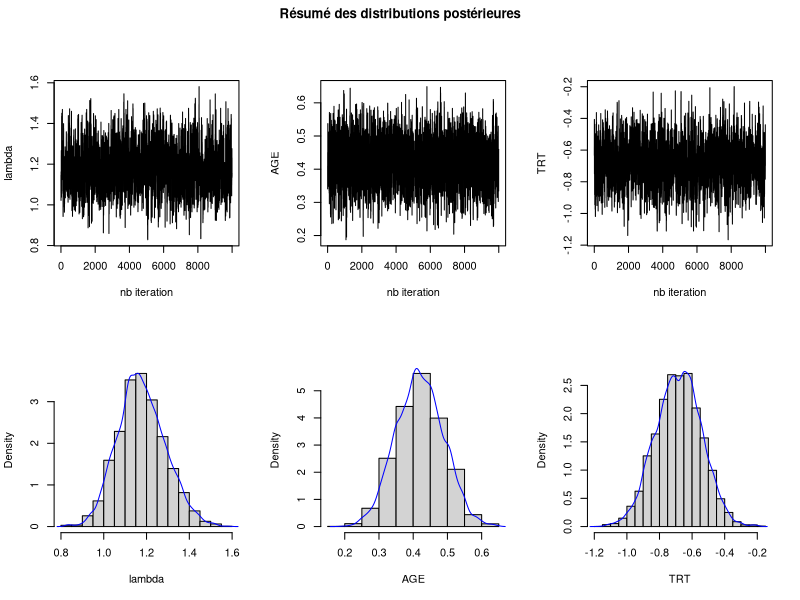
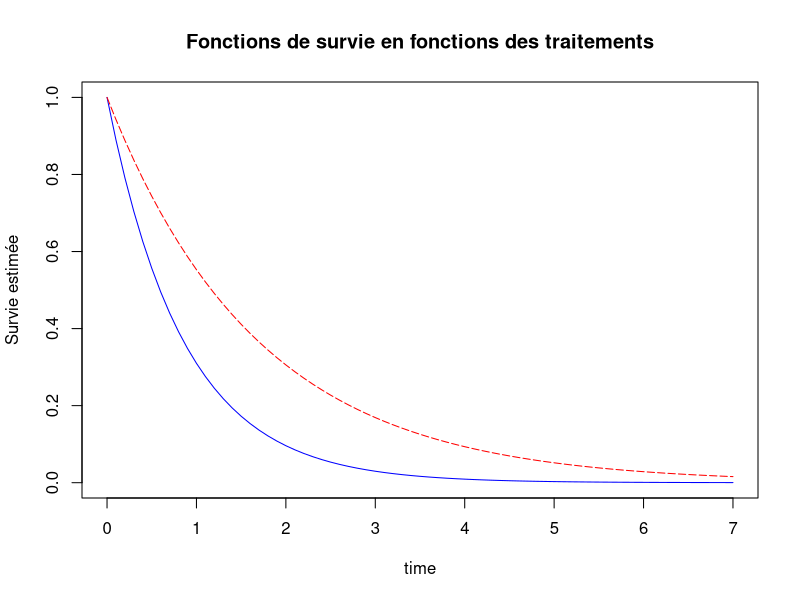
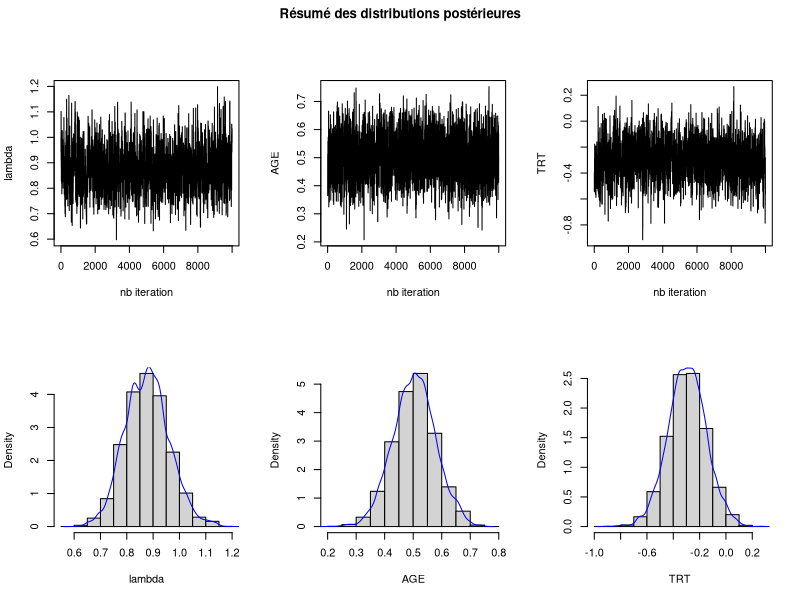
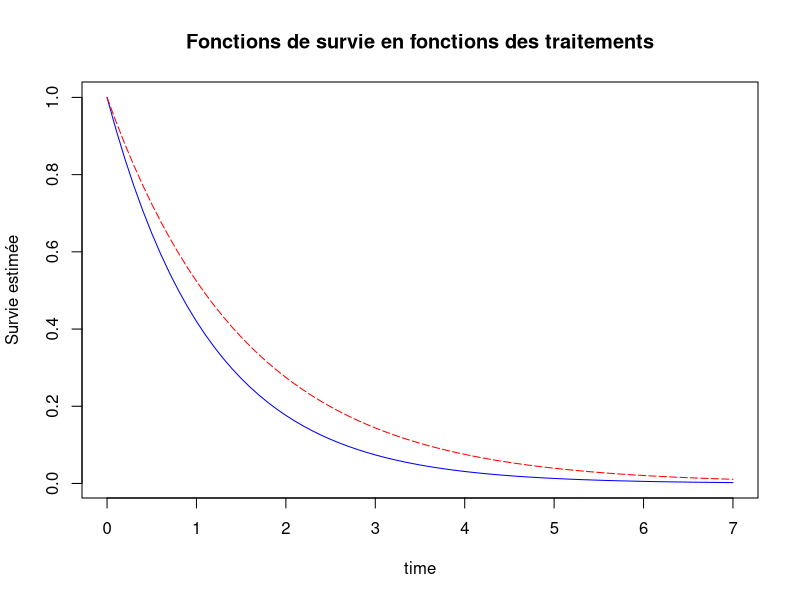
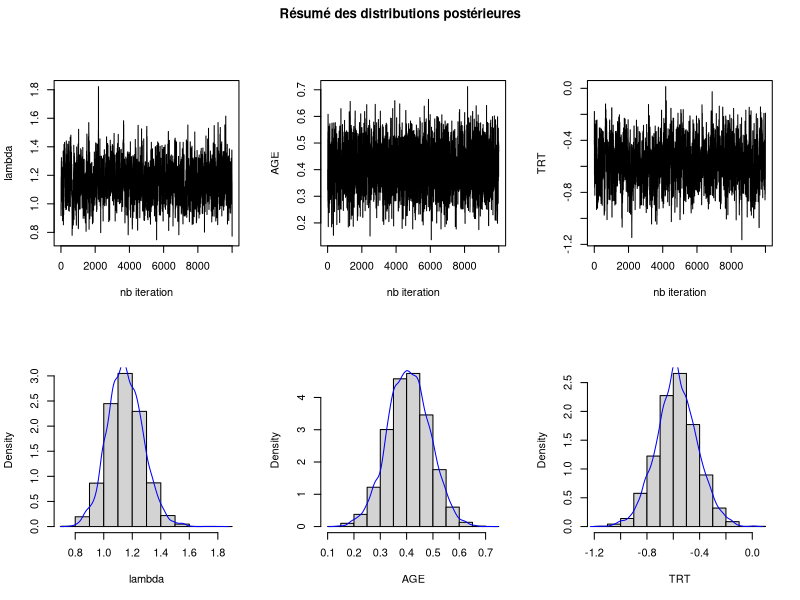
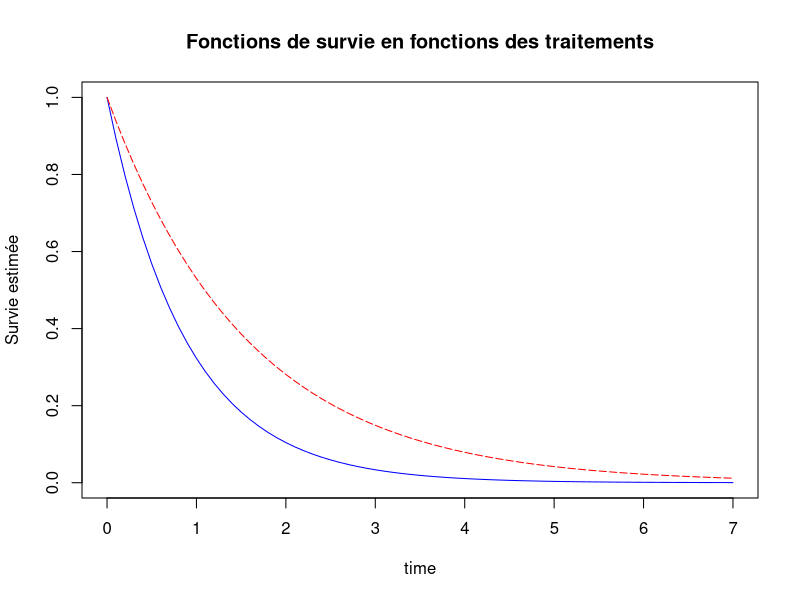

Write the R code that produced these figures, in order.
##########
# PART A #
##########

# A.4
# Frequences sur la censure
compute_cens <- function(vector, file_to_save){
  f <- table(vector)

  data_to_write <- matrix(c(f[[1]], f[[1]]/length(vector), f[[2]], f[[2]]/length(vector)),
    nrow=2, ncol=2) 
  rownames(data_to_write) <- c("Effectif", "Fréquence")
  colnames(data_to_write) <- c("Censuré","Non censuré")

  sink(file=file_to_save, append=TRUE)
  print(data_to_write, digits=2)
  sink()
}

# A.4
# Frequences sur les traitements
compute_trt <- function(vector, file_to_save){
  f <- table(vector)
  n <- sum(is.na(vector))
  l <- length(vector)
  data_to_write <- matrix(c(f[[1]], f[[1]]/l, f[[2]], f[[2]]/l, n, n/l),
    nrow=2, ncol=3) 
  rownames(data_to_write) <- c("Effectif", "Fréquence")
  colnames(data_to_write) <- c("Traitement A","Traitement B", "NA")

  sink(file=file_to_save, append=TRUE)
  print(data_to_write, digits=2)
  sink()
}

# A.4
# Statistiques descriptives
stat_descr <- function(data, file_to_save){
  T = gsub("[,]",".", data$T)
  AGE = gsub("[,]",".", data$AGE)
  summary_T <- summary(as.vector(T, mode="numeric"), na.rm=TRUE)
  names <- names(summary_T)
  summary_AGE <- summary(as.vector(AGE, mode="numeric"), na.rm=TRUE)
  sd_T <- sd(T, na.rm=TRUE)
  sd_AGE <- sd(AGE, na.rm=TRUE)

  data_to_write <- matrix(c(summary_T, sd_T, summary_AGE[1:6], sd_AGE),
			  nrow=7, ncol=2)
  rownames(data_to_write) <- c(names, "Ecart-type")
  colnames(data_to_write) <- c("T","AGE")
  sink(file=file_to_save, append=TRUE)
  print(data_to_write, digits=4)
  sink()
}

# A.4
# Statistiques pour les jeux de donnees
compute_stats <- function(s){
  for(i in 1:length(s)){
    p <- s[i]
    n <- names(p)
    n <- gsub(" ", "_", n)
    filename <- paste(n, ".txt", sep="")
    file.create(filename)

    #Part 1
    title = paste("Statistiques descriptives pour la province" , n, ": \n")
    cat(title, file=filename, append=TRUE)
    cat("_ _ _ _ _ _ _ _ _ _ _ _ _ _ _ _ _ _ _ _ _ _ _ _ _ _ _ _ _ _ _ _ _ _  \n\n", file=filename, append=TRUE)
    cat("Nombre de patient ayant subi l'événement versus les patients censurés : \n\n", file=filename, append=TRUE)
    #compute censure freq
    compute_cens(p[[1]]$CENS, filename)

    cat("\nNombre de patient ayant reçu le traitement A vs les patients ayant reçu le traitement B : \n\n", file=filename, append=TRUE)
    #compute treatment freq
    compute_trt(p[[1]]$TRT, filename)

    cat("\nStatistiques descriptives pour les concernant les temps de rechute\nainsi que l'âge des patients ayant subi une rechute :\n\n", file=filename, append=TRUE)
    #compute desc stats
    stat_descr(p[[1]][p[[1]]["CENS"]==1,], filename)
  }
}

# A.5
# Standardise une colonne
# Pour utiliser la fonction pour standardiser age, il faut donner data$AGE comme parametre
standardization <- function(data){
  AGE <- as.vector(gsub("[,]", ".", data), mode="numeric")
  sd_AGE <- sd(AGE, na.rm=TRUE)
  mean_AGE <- mean(AGE, na.rm=TRUE)
  return (na.omit((AGE - mean_AGE)/sd_AGE))
}



##########
# PART B #
##########

# B.1, C.3
# Graphes de lambda, beta1 et beta2
plot_graphs <- function(lambda, beta1, beta2, zone){
  jpeg(paste(zone, "posterieure.jpeg", sep="_"), width = 640, height = 640, units = "px", quality = 90)
  par(mfrow = c(2,3), oma=c(0,0,2,0))
  plot(lambda, type = "l", ylab = "lambda", xlab = "nb iteration")
  plot(beta1, type = "l", ylab = "AGE", xlab = "nb iteration")
  plot(beta2, type = "l", ylab = "TRT", xlab = "nb iteration")
  hist(lambda, probability=TRUE, main = "", ylab = "Density", xlab = "lambda")
  lines(density(lambda), col="blue")
  hist(beta1, probability=TRUE, main = "", ylab = "Density", xlab = "AGE")
  lines(density(beta1), col="blue")
  hist(beta2, probability=TRUE, main = "", ylab = "Density", xlab = "TRT")
  lines(density(beta2), col="blue")
  title("Résumé des distributions postérieures", outer=TRUE)
  op <- dev.off()
}

# B.2, C.1
# Fonction de survie du modele de Cox
cox_S <- function(l, t, x, beta){
  return (exp(-l*t)^exp(x%*%beta))
}

# B.2, C.3
# Fonction de survie pour les deux traitements
plot_function <- function(lambda, beta1, beta2, zone, data){
  jpeg(paste(zone, "survie.jpeg", sep="_"), width = 640, height = 640, units = "px", quality = 90)
  t <- seq(from = 0, to = 7, by = 0.1)
  lamb <- median(lambda)
  stAge <- standardization(data$AGE) 
  stAge0 <- standardization(data[data$TRT==0,]$AGE) 
  stAge1 <- standardization(data[data$TRT==1,]$AGE) 
  mBeta1 <- median(beta1)
  mBeta2 <- median(beta2)
  beta <- c(mBeta1, mBeta2)
  # ci dessous, stAge peut etre remplacé par stAge0 et stAge1 si on veut les valeurs d'age en fonciton du traitement
  x0 <- c(median(stAge), 0) #stAge0
  x1 <- c(median(stAge), 1) #stAge1
  S0 <- cox_S(lamb, t, x0, beta)
  S1 <- cox_S(lamb, t, x1, beta)
  plot(t, S0, type = "l", col="blue", main="Fonctions de survie en fonctions des traitements", 
    xlab="time", ylab="Survie estimée")
  lines(t, S1, type = "l", lty = "longdash", col="red")
  op <- dev.off()
}



##########
# PART C #
##########

# C.1
# Fonction de hasard du modele de Cox
cox_h <- function(l, x, beta){
  return (l*exp(x%*%beta))
}

# C.1
# Calcule la valeur du logarithme de la distribution posterieure
post_dist_log <- function(T, delta, l, beta, X){
  stopifnot(length(T)==length(delta), length(T)==length(X[,1]))
  result <- delta*log(cox_h(l, X, beta)) + log(cox_S(l, T, X, beta))
  return (sum(result)-log(l))
}

# C.2
# Calcul le taux d'acceptation alpha defini dans l'enonce.
taux_acceptation <- function(lambda, omega, T, delta, beta, X, param){
  if(param == 1){
    l <- omega
    b <- beta
  }
  else if(param == 2 || param == 3){
    l <- lambda
    b <- beta
    b[param-1] <- omega
  }
  pi_omega <- post_dist_log(T, delta, l, b, X)
  pi_lambda <- post_dist_log(T, delta, lambda, beta, X)
  v <- exp(pi_omega - pi_lambda)
  if (v < 1)
    return (v)
  else
    return (1)
  
}

# C.2
# Coeur de l'algorithme Metropolis. Ce sont les 4 etapes precisee dans
# l'enonce. A repeter sur chaque parametre d'interet.
metropolis_core <-function(T, lambda, delta, sd, beta, X, param){
  omega <- 0
  if(param == 1){
    omega <- lambda + rnorm(1, 0, sd[1])
    #Guard to avoid lambda going below 0
    if(omega <= 0){
      omega <- 0.000001
    }
  } 
  else if(param == 2 || param == 3){
    omega <- beta[param-1] + rnorm(1, 0, sd[param])
  }
  alpha <- taux_acceptation(lambda, omega, T, delta, beta, X, param)
  U <-runif(1, 0, 1)
  if(U < alpha)
    return (omega)
  else{
    if(param == 1){ 
      return (lambda)
    }
    else if(param == 2 || param == 3){
      return (beta[param-1])
    }
  }
}

# C.2
# Implementation de l'algorithme de Metropolis
# M: Nombre d'iterations 
# N: Nombre de paramètres
# T: Le vecteur de temps observés
# delta : indicateurs de censure
# lambda_init : valeur initiale de lambda
# beta_init : les valeurs initiales de (beta1, beta2)
# X : une matrice dont la premiere colonne corespond a l'age standardise du
# patient et dont la deuxieme colonne correspond au traitement recu
# sd_vect : vecteur d'ecart type
metropolis <- function(N, T, delta, X, sd_vect=c(0.2, 0.19, 0.27), M=10000, lambda_init=1, beta_init=c(0.4, -0.4)){
  lambda <- lambda_init
  beta1 <- beta_init[1]
  beta2 <- beta_init[2]

  vect_lambda <- c(lambda)
  vect_beta1 <- c(beta1)
  vect_beta2 <- c(beta2)

  for(i in 1:(M-1)){
    lambda <- metropolis_core(T, lambda, delta, sd_vect, c(beta1, beta2), X, 1)
    beta1 <- metropolis_core(T, lambda, delta, sd_vect, c(beta1, beta2), X, 2)
    beta2 <- metropolis_core(T, lambda, delta, sd_vect, c(beta1, beta2), X, 3)
    vect_lambda <- append(vect_lambda, lambda)
    vect_beta1 <- append(vect_beta1, beta1)
    vect_beta2 <- append(vect_beta2, beta2)
  }
  accept_lambda <- taux_acceptation(lambda, lambda+rnorm(1, 0, sd_vect[1]), T,
           delta, c(beta1, beta2), X, 1)
  accept_beta1 <- taux_acceptation(lambda, beta1+rnorm(1, 0, sd_vect[2]), T,
           delta, c(beta1, beta2), X, 2)
  accept_beta2 <- taux_acceptation(lambda, beta2+rnorm(1, 0, sd_vect[3]), T,
           delta, c(beta1, beta2), X, 3)
  return (c(vect_lambda, accept_lambda, vect_beta1, accept_beta1, vect_beta2, accept_beta2))
}

# C.3
compute_metro <- function(d, n, iterations=10000){
  offset <- 1
  stAge <- standardization(d$AGE)
  trt <- d$TRT
  m <- matrix(append(stAge, trt), ncol=2)
  t <- as.vector(gsub("[,]", ".", d$T), mode="numeric")
  metro <- metropolis(3, t, d$CENS, m, M=iterations)
  l <- metro[offset:(offset+iterations-1)]
  offset <- offset+iterations+1
  b1 <- metro[offset:(offset+iterations-1)]
  offset <- offset+iterations+1
  b2 <- metro[offset:(offset+iterations-1)]

  plot_graphs(l, b1, b2, n)
  plot_function(l, b1, b2, n, d)
}

########
# Main #
########


# Part A
#--------

# A.1
# stwd à décommenter pour renseigner le répertoire du script
# stwd("répertoire du script")

# A.2
data <- read.table("resources/ProjetR.txt", header=TRUE, sep="*", skip=1)

# A.3
s <- split(data, data$PROV)

# A.4
compute_stats(s)

# A.5
# fait par la fonction standardization()


# Part B
#--------

#Part B.1
lambda <- read.table("resources/lambda_Flandre.txt")
beta1 <- read.table("resources/beta1_Flandre.txt")
beta2 <- read.table("resources/beta2_Flandre.txt")
plot_graphs(lambda[,2], beta1[,2], beta2[,2], "Flandre")

#Part B.2
plot_function(lambda[,2], beta1[,2], beta2[,2], "Flandre", s[3][[1]])


# Part C
#--------

# C.1
# Cfr fonction post_dist_log()

# C.2
# Cfr fonction metropolis()

# C.3
# Devrait être fait grace à une boucle pour eviter la duplication de code, 
# mais s[i][[1]] renvoie alors une error 'out of bound'
# Le resultat est malgre tout identique.
d <- na.omit(s[1][[1]])
n <- gsub(" ", "_", names(s[1]))
compute_metro(d, n, iterations=10000)

d <- na.omit(s[2][[1]])
n <- gsub(" ", "_", names(s[2]))
compute_metro(d, n, iterations=10000)
